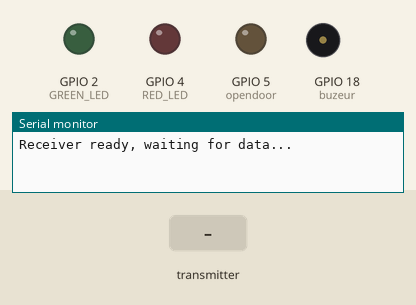
Recording of a sketch running on a simulated ESP32. Parts: output pins drawn as LEDs (lit = HIGH), buzzer (waves = sounding, pin HIGH), the last lines printed to the serial monitor. Dashed ring = blinking. The test bench sets the inputs (shaded band).

Above: at 1.2 s.
1.3 s: the transmitter starts sending uid = 0
At 2.4 s:
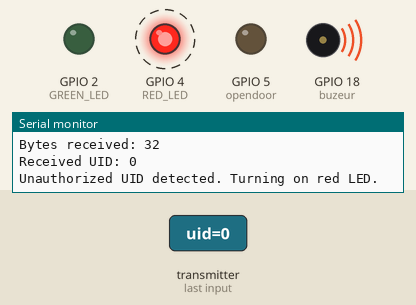
Timing chart, 0 to 10.5 s (numbered marks = the images above; inputs shaded):
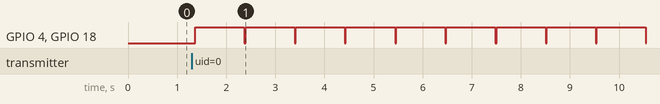

The sketch:

sketch_dec5a.ino
```cpp
#include <esp_now.h>
#include <WiFi.h>

// Define LED pins
#define GREEN_LED 2
#define RED_LED 4
#define opendoor 5
#define buzeur 18

// Authorized UID
String authorizedUID = "B3:F2:AE:E2";

// receive data
typedef struct struct_message {
  char uid[32]; // Array to hold received UID
} struct_message;


struct_message myData;

// Callback function executed when data is received
void OnDataRecv(const esp_now_recv_info *recv_info, const uint8_t *incomingData, int len) {
  // Copy received data into the structure
  memcpy(&myData, incomingData, sizeof(myData));

  Serial.print("Bytes received: ");
  Serial.println(len);
  Serial.print("Received UID: ");
  Serial.println(myData.uid);

  // Process the received UID
  String receivedUID = String(myData.uid);

  // Check if the received UID matches the authorized UID
  if (receivedUID.equalsIgnoreCase(authorizedUID)) {
    Serial.println("Authorized UID detected. Turning on green LED.");
    digitalWrite(GREEN_LED, HIGH); // Turn on green LED
    digitalWrite(RED_LED, LOW);    // Turn off red LED
    digitalWrite(opendoor, HIGH);
    delay(2000); // Turn on the relay (open door)
  } else {
    Serial.println("Unauthorized UID detected. Turning on red LED.");
    digitalWrite(RED_LED, HIGH);   // Turn on red LED
    digitalWrite(GREEN_LED, LOW);  // Turn off green LED
    digitalWrite(opendoor, LOW);   // Turn off the relay (close door)
    digitalWrite(buzeur, HIGH);    // Turn on buzeur
  }

  // Turn off all and relay after 1 second
  delay(1000);
  digitalWrite(GREEN_LED, LOW);
  digitalWrite(RED_LED, LOW);
  digitalWrite(opendoor, LOW);
  digitalWrite(buzeur, LOW);
}

void setup() {
  Serial.begin(9600);

  // Set Wi-Fi mode to Station (STA) mode, necessary for ESP-NOW
  WiFi.mode(WIFI_STA);

  // Initialize ESP-NOW
  if (esp_now_init() != ESP_OK) {
    Serial.println("Error initializing ESP-NOW");
    return;
  }

  // Register the callback to handle received data
  esp_now_register_recv_cb(OnDataRecv);

  pinMode(GREEN_LED, OUTPUT);
  pinMode(RED_LED, OUTPUT);
  pinMode(opendoor, OUTPUT);
  pinMode(buzeur, OUTPUT);

  digitalWrite(GREEN_LED, LOW);
  digitalWrite(RED_LED, LOW);
  digitalWrite(opendoor, LOW);
  digitalWrite(buzeur , LOW);

  Serial.println("Receiver ready, waiting for data...");
}

void loop() {}
```

Measured:
- after the input at 1.3 s, GPIO 4 (RED_LED), GPIO 18 (buzeur): alternates HIGH for 1.0 s and LOW for 0.02 s, starting after 0.07 s
